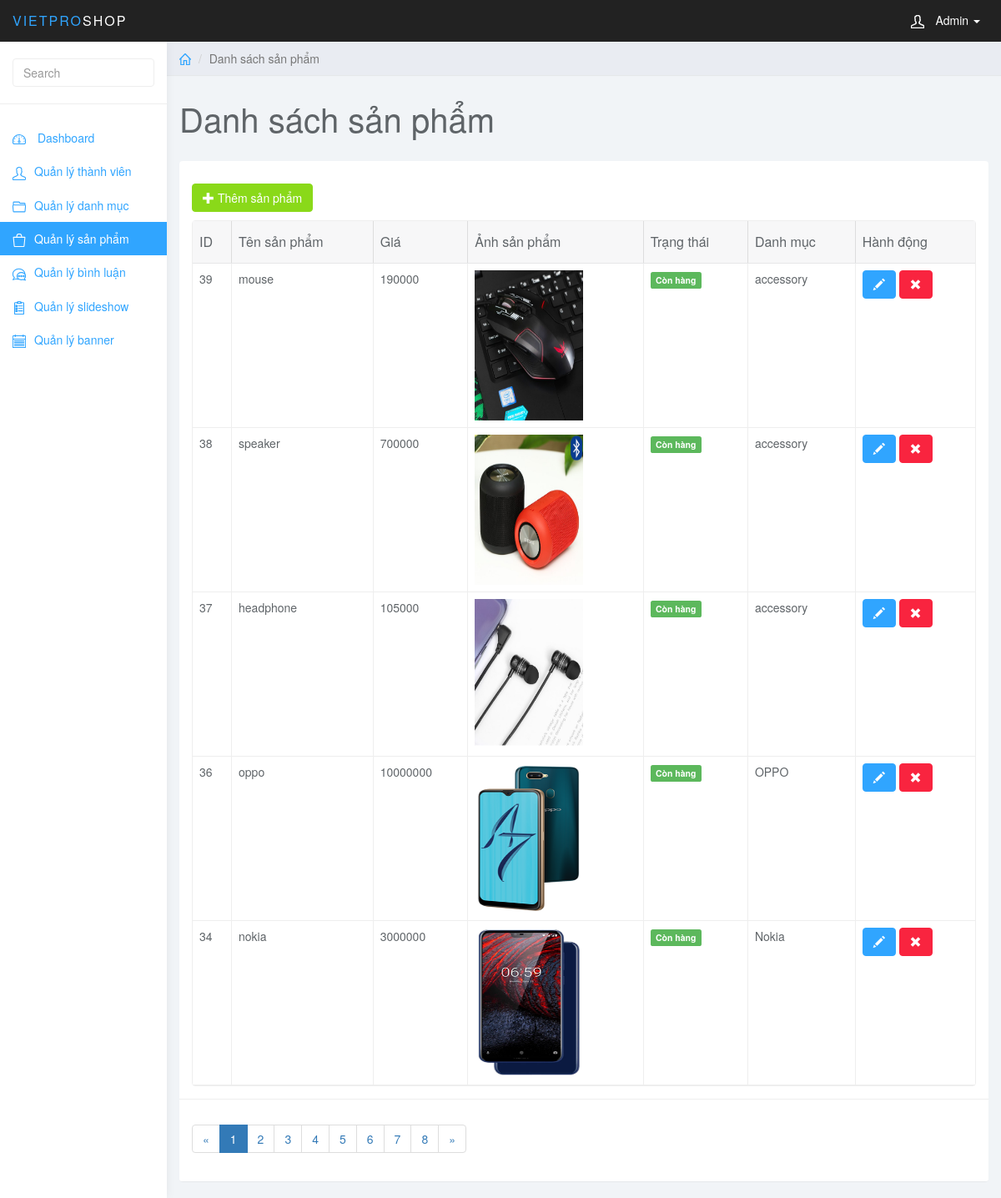
Page /admin/index.php?page_layout=product (signed in) on the committed database.
### tables this page shows
CREATE TABLE `product` (
  `prd_id` int(11) NOT NULL,
  `cat_id` int(11) NOT NULL,
  `prd_name` varchar(255) NOT NULL,
  `prd_image` varchar(255) NOT NULL,
  `prd_price` int(11) UNSIGNED NOT NULL,
  `prd_warranty` varchar(255) NOT NULL,
  `prd_accessories` varchar(255) NOT NULL,
  `prd_new` varchar(255) NOT NULL,
  `prd_promotion` varchar(255) NOT NULL,
  `prd_status` int(1) NOT NULL,
  `prd_featured` int(1) NOT NULL,
  `prd_details` text NOT NULL
);

CREATE TABLE `category` (
  `cat_id` int(11) NOT NULL,
  `cat_name` varchar(255) NOT NULL
);

### admin/product.php (the view, shortened to what this page needs)
<?php
    if(isset($_GET['page'])){
        $page = $_GET['page'];
    }
    else{
        $page = 1;
    }
    $record_per_page = 5;
    $offset = $page * $record_per_page - $record_per_page;
    $sql_prd = "SELECT * FROM product";
    $query_prd = mysqli_query($conn, $sql_prd);
    $num_row = mysqli_num_rows($query_prd);
    $total_page = ceil($num_row / $record_per_page);
    $list_page = "";
    $page_prev = $page - 1;
    if($page_prev <= 0){
        $page_prev = 1;
    }
    $list_page .= '<li class="page-item"><a class="page-link" href="index.php?page_layout=product&page='.$page_prev.'">&laquo;</a></li>';
    for($p = 1; $p <= $total_page; $p++){
        if($p == $page){
            $active = 'active';
        }
        else{
            $active = "";
        }
        $list_page .= '<li class="page-item '.$active.'"><a class="page-link" href="index.php?page_layout=product&page='.$p.'">'.$p.'</a></li>  ';
    }
    $page_next = $page + 1;
    $list_page .= '<li class="page-item"><a class="page-link" href="index.php?page_layout=product&page='.$page_next.'">&raquo;</a></li>';
?>
	<div class="col-sm-9 col-sm-offset-3 col-lg-10 col-lg-offset-2 main">
		<div class="row">
			<ol class="breadcrumb">
				<li><a href="#"><svg class="glyph stroked home"><use xlink:href="#stroked-home"></use></svg></a></li>
				<li class="active">Danh sách sản phẩm</li>
			</ol>
		</div>
		<div class="row">
			<div class="col-lg-12">
				<h1 class="page-header">Danh sách sản phẩm</h1>
			</div>
		</div>
		<div id="toolbar" class="btn-group">
            <a href="index.php?page_layout=add_product" class="btn btn-success">
                <i class="glyphicon glyphicon-plus"></i> Thêm sản phẩm
            </a>
        </div>
		<div class="row">
			<div class="col-lg-12">
				<div class="panel panel-default">
					<div class="panel-body">
                        <table
                            data-toolbar="#toolbar"
                            data-toggle="table">
						    <thead>
						    <tr>
						        <th data-field="id" data-sortable="true">ID</th>
						        <th data-field="name"  data-sortable="true">Tên sản phẩm</th>
                                <th data-field="price" data-sortable="true">Giá</th>
                                <th>Ảnh sản phẩm</th>
                                <th>Trạng thái</th>
                                <th>Danh mục</th>
                                <th>Hành động</th>
						    </tr>
                            </thead>
                            <tbody>
                                <?php
                                    $sql = "SELECT * FROM product INNER JOIN category ON product.cat_id = category.cat_id ORDER BY prd_id DESC LIMIT $offset, $record_per_page";
                                    $query = mysqli_query($conn, $sql);
                                    while($row = mysqli_fetch_assoc($query)){
                                ?>
                                    <tr>
                                        <td style=""><?php echo $row['prd_id']; ?></td>
                                        <td style=""><?php echo $row['prd_name']; ?></td>
                                        <td style=""><?php echo $row['prd_price']; ?></td>
                                        <td style="text-align: center"><img width="130" height="180" src="../img_prd_admin/prd_img/<?php echo $row['prd_image']; ?>" /></td>
                                        <td><span class="label label-<?php if($row['prd_status'] == 1){ echo 'success';}else{echo 'danger';} ?>">
                                        <?php if($row['prd_status'] == 1){echo 'Còn hàng';}else{echo 'Hêt hàng';} ?></span></td>
                                        <td><?php echo $row['cat_name']; ?></td>
                                        <td class="form-group">
                                            <a href="index.php?page_layout=edit_product&prd_id=<?php echo $row['prd_id']; ?>" class="btn btn-primary"><i class="glyphicon glyphicon-pencil"></i></a>
                                            <a onclick="return delItem('<?php echo $row['prd_name']; ?>')" href="delete.php?prd_id=<?php echo $row['prd_id']; ?>" class="btn btn-danger"><i class="glyphicon glyphicon-remove"></i></a>
                                        </td>
                                    </tr>
                                <?php } ?>
                                 </tbody>
						</table>
                    </div>
                    <div class="panel-footer">
                        <nav aria-label="Page navigation example">
                            <ul class="pagination">
                                <?php echo $list_page; ?>
                            </ul>
                        </nav>
                    </div>
				</div>
			</div>
		</div>
	</div>

### admin/css/styles.css (style rules this page uses)
body { background: #f1f4f7; padding-top: 50px; color: #5f6468; }
a, a:hover, a:focus { color: #30a5ff; }
h1, h2, h3, h4, h5, h6 { color: #5f6468; }
h1 { font-weight: 300; font-size: 40px; }
.btn-primary, .btn-primary:hover, .btn-primary:focus, .btn-primary:active, .btn-primary.active, .open > .dropdown-toggle.btn-primary, .btn-primary.disabled, .btn-primary[disabled], fieldset[disabled] .btn-primary, .btn-primary.disabled:hover, .btn-primary[disabled]:hover, fieldset[disabled] .btn-primary:hover, .btn-primary.disabled:focus, .btn-primary[disabled]:focus, fieldset[disabled] .btn-primary:focus, .btn-primary.disabled:active, .btn-primary[disabled]:active, fieldset[disabled] .btn-primary:active, .btn-primary.disabled.active, .btn-primary[disabled].active, fieldset[disabled] .btn-primary.active { background-color: #30a5ff; border-color: #30a5ff; }
.btn-success, .btn-success:hover, .btn-success:focus, .btn-success:active, .btn-success.active, .open > .dropdown-toggle.btn-success, .btn-success.disabled, .btn-success[disabled], fieldset[disabled] .btn-success, .btn-success.disabled:hover, .btn-success[disabled]:hover, fieldset[disabled] .btn-success:hover, .btn-success.disabled:focus, .btn-success[disabled]:focus, fieldset[disabled] .btn-success:focus, .btn-success.disabled:active, .btn-success[disabled]:active, fieldset[disabled] .btn-success:active, .btn-success.disabled.active, .btn-success[disabled].active, fieldset[disabled] .btn-success.active { background-color: #8ad919; border-color: #8ad919; }
.btn-danger, .btn-danger:hover, .btn-danger:focus, .btn-danger:active, .btn-danger.active, .open > .dropdown-toggle.btn-danger, .btn-danger.disabled, .btn-danger[disabled], fieldset[disabled] .btn-danger, .btn-danger.disabled:hover, .btn-danger[disabled]:hover, fieldset[disabled] .btn-danger:hover, .btn-danger.disabled:focus, .btn-danger[disabled]:focus, fieldset[disabled] .btn-danger:focus, .btn-danger.disabled:active, .btn-danger[disabled]:active, fieldset[disabled] .btn-danger:active, .btn-danger.disabled.active, .btn-danger[disabled].active, fieldset[disabled] .btn-danger.active { background-color: #f9243f; border-color: #f9243f; }
.panel { border: 0; }
.panel-footer { background: #fff; border-top: 1px solid #eee; }
.breadcrumb { border-radius: 0; padding: 10px 15px; background: #e9ecf2; box-shadow: 0 1px 1px rgba(0, 0, 0, .05); margin: 0 ; }
h1.page-header { margin-top: 30px; border-bottom: 0; }
.table { background: #fff; }
.breadcrumb .glyph { height: 14px; width: 14px; margin: -2px 0 0 0; stroke-width: 4px; }

### rows in the picture
product: prd_id "39", prd_name "mouse", prd_price "190000", prd_image (picture), prd_status "Còn hàng", cat.cat_name "accessory"
product: prd_id "38", prd_name "speaker", prd_price "700000", prd_image (picture), prd_status "Còn hàng", cat.cat_name "accessory"
product: prd_id "37", prd_name "headphone", prd_price "105000", prd_image (picture), prd_status "Còn hàng", cat.cat_name "accessory"
product: prd_id "36", prd_name "oppo", prd_price "10000000", prd_image (picture), prd_status "Còn hàng", cat.cat_name "OPPO"
product: prd_id "34", prd_name "nokia", prd_price "3000000", prd_image (picture), prd_status "Còn hàng", cat.cat_name "Nokia"
